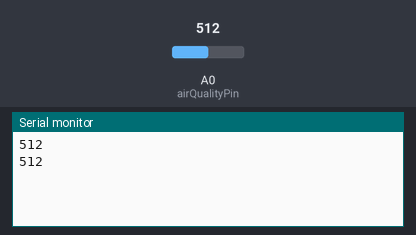
A sketch run on a simulated Arduino Uno, built with avr-gcc and run on an emulated ATmega328P. Shown: the last lines printed to the serial monitor. The inputs (shaded band) are chosen by the test bench; at power-on: A0 (airQualityPin) = 512.

Above: at 1.8 s.
1.9 s: A0 (airQualityPin) set to 716
At 2.8 s:
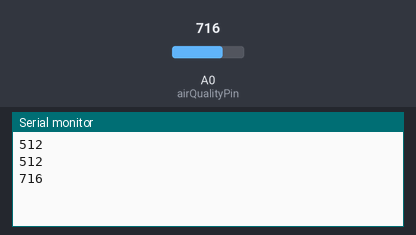
3.4 s: A0 (airQualityPin) set to 900
At 4.5 s:
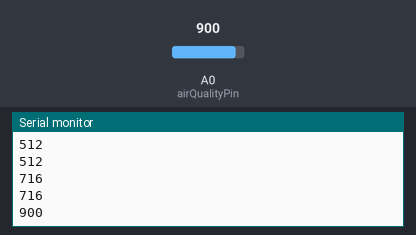
Timing chart, 0 to 6.4 s (numbered marks = the images above; inputs shaded):
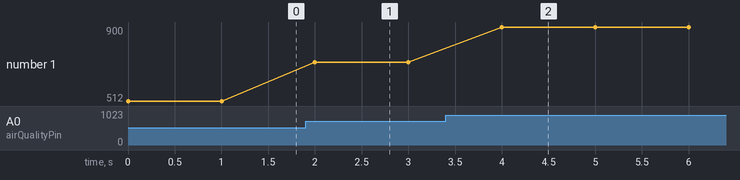

Measured:
- after the input at 1.9 s, the serial monitor: prints a new line after 0.10 s (image 1)
- after the input at 3.4 s, the serial monitor: prints a new line after 0.60 s (image 2)
- plotted number 1: 512 → 716 after the input at 1.9 s, 716 → 900 after the input at 3.4 s

The sketch:

air.ino
```cpp
int airQualityPin = A0;
int airQualityValue = 0;

void setup() {
  Serial.begin(9600);
}

void loop() {
  airQualityValue = analogRead(airQualityPin);
  Serial.println(airQualityValue);
  delay(1000);
}
```
